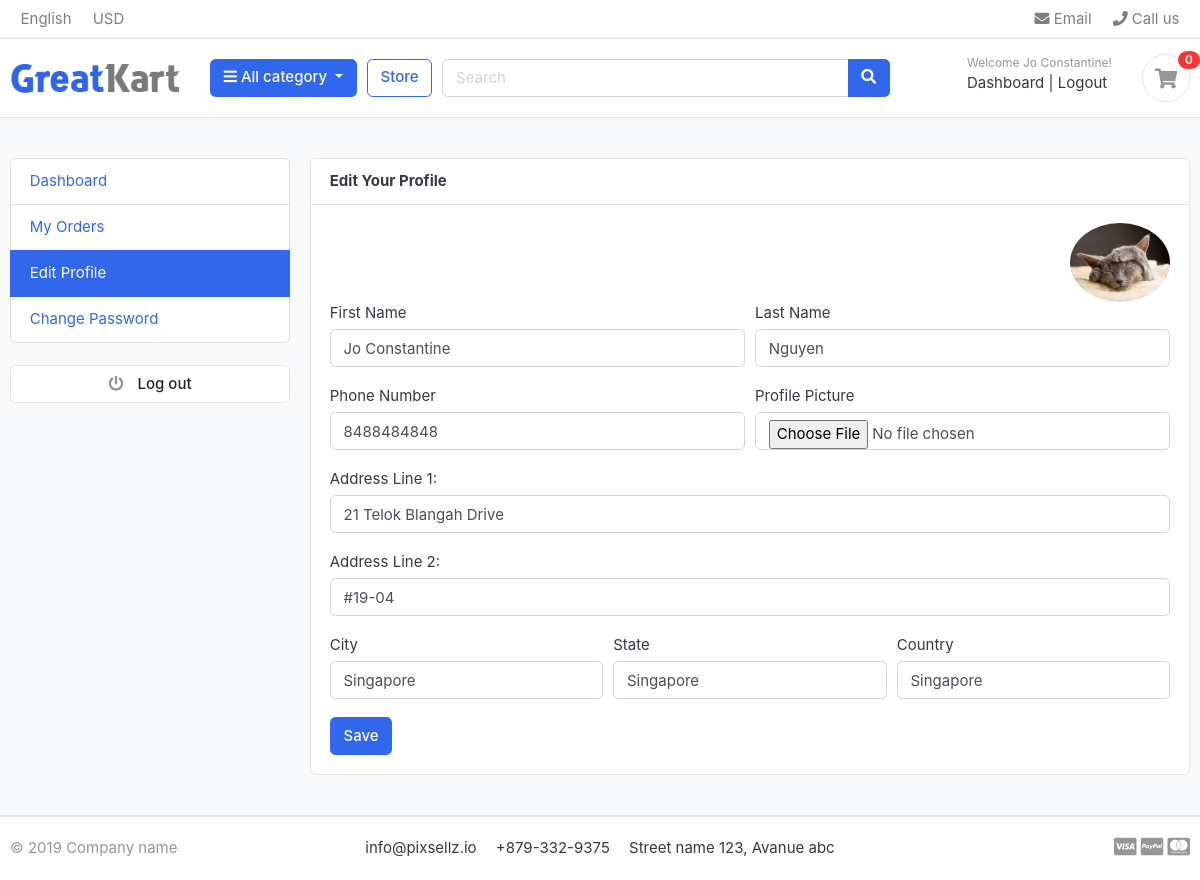
/accounts/edit_profile/ (signed in), run on the app's committed database.
### accounts/models.py (models this page shows, shortened)
class Account(AbstractBaseUser):
    first_name = models.CharField(max_length=50)
    last_name = models.CharField(max_length=50)
    username = models.CharField(max_length=50, unique=True)
    email = models.EmailField(unique=True)
    phone_number = models.CharField(max_length=50)
    date_joined = models.DateTimeField(auto_now_add=True)
    last_login = models.DateTimeField(auto_now_add=True)
    is_admin = models.BooleanField(default=False)
    is_staff = models.BooleanField(default=False)
    is_active = models.BooleanField(default=False)
    is_superadmin = models.BooleanField(default=False)
    USERNAME_FIELD = "email"  # use email to login
    REQUIRED_FIELDS = ["username", "first_name", "last_name"]
    object = MyAccountManager()

class UserProfile(models.Model):
    user = models.OneToOneField(Account, on_delete=models.CASCADE)
    address_line_1 = models.CharField(blank=True, max_length=100)
    address_line_2 = models.CharField(blank=True, max_length=100)
    profile_picture = models.ImageField(blank=True, upload_to="userprofile")
    city = models.CharField(blank=True, max_length=20)
    state = models.CharField(blank=True, max_length=20)
    country = models.CharField(blank=True, max_length=20)

### accounts/views.py (the view)
# urls.py: path("edit_profile/", views.edit_profile, name="edit_profile"),
@login_required(login_url="login")
def edit_profile(request):
    user_profile = get_object_or_404(UserProfile, user=request.user)
    if request.method == "POST":
        user_form = UserForm(request.POST, instance=request.user)
        profile_form = UserProfileForm(
            request.POST, request.FILES, instance=user_profile
        )
        if user_form.is_valid() and profile_form.is_valid():
            user_form.save()
            profile_form.save()
            messages.success(request, "Your profile has been successfully updated.")
            return redirect("dashboard")
    else:
        user_form = UserForm(instance=request.user)
        profile_form = UserProfileForm(instance=user_profile)
    context = {
        "user_form": user_form,
        "profile_form": profile_form,
        "user_profile": user_profile,
    }
    return render(request, "accounts/edit_profile.html", context)

### accounts/forms.py
class UserForm(forms.ModelForm):
    class Meta:
        model = Account
        fields = ("first_name", "last_name", "phone_number")
    def __init__(self, *args, **kwargs):
        super(UserForm, self).__init__(*args, **kwargs)
        for field in self.fields:
            self.fields[field].widget.attrs["class"] = "form-control"

class UserProfileForm(forms.ModelForm):
    profile_picture = forms.ImageField(
        required=False,
        error_messages={"invalid": ("Image files only",)},
        widget=forms.FileInput,
    )
    class Meta:
        model = UserProfile
        fields = (
            "address_line_1",
            "address_line_2",
            "city",
            "state",
            "country",
            "profile_picture",
        )
    def __init__(self, *args, **kwargs):
        super(UserProfileForm, self).__init__(*args, **kwargs)
        for field in self.fields:
            self.fields[field].widget.attrs["class"] = "form-control"

### carts/context_processor.py (called while the page is built)
def counter(request):
    cart_count = 0
    if "admin" in request.path:
        return {}
    else:
        try:
            if request.user and request.user.is_authenticated:
                cart_items = CartItem.objects.filter(user=request.user, is_active=True)
            else:
                cart = Cart.objects.filter(cart_id=_cart_id(request))
                cart_items = CartItem.objects.filter(cart=cart[:1], is_active=True)
            for cart_item in cart_items:
                cart_count += cart_item.quantity
        except Cart.DoesNotExist:
            pass
    return dict(cart_count=cart_count)

### category/context_processor.py (called while the page is built)
def category_menu_links(request):
    links = Category.objects.all()
    return dict(category_links=links)

### category/models.py (called while the page is built)
    def get_url(self):
        return reverse("products_by_category", args=[self.slug])

### templates/accounts/edit_profile.html (shortened to what this page needs)
{% extends 'base.html' %}
{% block content %}
<section class="section-conten padding-y bg">
<div class="container">
	<div class="row">
	{% include 'includes/dashboard_sidebar.html' %}
	<main class="col-md-9">
		<article class="card">
		<header class="card-header">
			<strong class="d-inline-block mr-3">Edit Your Profile</strong>
		</header>
		<div class="card-body">
			<div class="text-right">
				<img src="{{ user_profile.profile_picture.url }}" alt="Profile Picture" width="100px"
					style="border-radius:50%;">
			</div>
			<div class="row">
				<div class="col-md-12">
					<form action="{% url 'edit_profile' %}" method="POST"
						enctype="multipart/form-data">
						<div class="form-row">
							<div class="form-group col-md-6">
								<label>First Name</label>
								{{ user_form.first_name }}
							</div>
							<div class="form-group col-md-6">
								<label>Last Name</label>
								{{ user_form.last_name }}
							</div>
						</div>
						<div class="form-row">
							<div class="form-group col-md-6">
								<label>Phone Number</label>
								{{ user_form.phone_number }}
							</div>
							<div class="form-group col-md-6">
								<label>Profile Picture</label>
								{{ profile_form.profile_picture }}
							</div>
						</div>
						<div class="form-group">
							<label>Address Line 1:</label>
							{{ profile_form.address_line_1 }}
						</div>
						<div class="form-group">
							<label>Address Line 2:</label>
							{{ profile_form.address_line_2 }}
						</div>
						<div class="form-row">
							<div class="form-group col-md-4">
								<label>City</label>
								{{ profile_form.city }}
							</div>
							<div class="form-group col-md-4">
								<label>State</label>
								{{ profile_form.state }}
							</div>
							<div class="form-group col-md-4">
								<label>Country</label>
								{{ profile_form.country }}
							</div>
						</div>
						<input type="submit" value="Save" class="btn btn-primary">
					</form>
				</div>
			</div>
		</div>
		</article>
	</main>
</div>
</div>
</section>
{% endblock %}

### templates/includes/navbar.html (shortened to what this page needs)
{% load static %}
<header class="section-header">
  <nav class="navbar p-md-0 navbar-expand-sm navbar-light border-bottom">
    <div class="container">
      <div class="collapse navbar-collapse" id="navbarTop4">
        <ul class="navbar-nav mr-auto">
          <li class="nav-item dropdown">
            <a href="#" class="nav-link"> English </a>
          </li>
          <li class="nav-item dropdown">
            <a href="#" class="nav-link"> USD </a>
          </li>
        </ul>
        <ul class="navbar-nav">
          <li>
            <a href="#" class="nav-link">
              <i class="fa fa-envelope"></i> Email
            </a>
          </li>
          <li>
            <a href="#" class="nav-link">
              <i class="fa fa-phone"></i> Call us
            </a>
          </li>
        </ul>
      </div>
    </div>
  </nav>
  <section class="header-main border-bottom">
    <div class="container">
      <div class="row align-items-center">
        <div class="col-lg-2 col-md-3 col-6">
          <a href="{% url 'home' %}" class="brand-wrap">
            <img class="logo" src="{%static 'images/logo.png'%}" />
          </a>
        </div>
        <div class="col-lg col-sm col-md col-6 flex-grow-0">
          <div class="category-wrap dropdown d-inline-block float-right">
            <button type="button" class="btn btn-primary dropdown-toggle" data-toggle="dropdown">
              <i class="fa fa-bars"></i> All category
            </button>
          </div>
        </div>
        <a href="{% url 'store' %}" class="btn btn-outline-primary">Store</a>
        <div class="col-lg col-md-6 col-sm-12 col">
          <form action="{% url 'search' %}" class="search" method="GET">
            <div class="input-group w-100">
              <input type="text" class="form-control" style="width: 60%" placeholder="Search" name="keyword"/>
              <div class="input-group-append">
                <button class="btn btn-primary" type="submit">
                  <i class="fa fa-search"></i>
                </button>
              </div>
            </div>
          </form>
        </div>
        <div class="col-lg-3 col-sm-6 col-8 order-2 order-lg-3">
          <div class="d-flex justify-content-end mb-3 mb-lg-0">
          {% if user.id is None %}
            <div class="widget-header">
              <small class="title text-muted">Welcome guest!</small>
              <div>
                <a href="{% url 'login' %}">Sign in</a>
                <span class="dark-transp"> | </span>
                <a href="{% url 'register' %}"> Register</a>
              </div>
            </div>
          {% else %}
            <div class="widget-header">
              <small class="title text-muted">Welcome {{ user.first_name }}!</small>
              <div>
                <a href="{% url 'dashboard' %}">Dashboard</a>
                <span class="dark-transp"> | </span>
                <a href="{% url 'logout' %}"> Logout</a>
              </div>
            </div>
          {% endif %}
            <a href="{% url 'cart' %}" class="widget-header pl-3 ml-3">
              <div class="icon icon-sm rounded-circle border">
                <i class="fa fa-shopping-cart"></i>
              </div>
              <span class="badge badge-pill badge-danger notify">{{ cart_count }}</span>
            </a>
          </div>
        </div>
      </div>
    </div>
  </section>
</header>

### greatkart/static/css/ui.css (style rules this page uses)
html { font-family: "Inter", sans-serif; font-size: 15px; }
.icon-xs, .icon-sm, .icon-md, .icon-lg { display: inline-block; text-align: center; flex-shrink: 0; flex-grow: 0; }
.icon-sm { width: 48px; height: 48px; line-height: 48px !important; font-size: 20px; }
.padding-y { padding-top: 40px; padding-bottom: 40px; }
article:after, .form-group:after { display: block; clear: both; content: ""; }
.bg { background-color: #f8f9fa; }
.header-main { position: relative; padding-top: 1rem; padding-bottom: 1rem; }
.brand-wrap .logo, .navbar-brand .logo { margin-right: 7px; max-height: 42px; display: inline-block; }
.widget-header { display: inline-block; vertical-align: middle; position: relative; }
.widget-header a { color: #343a40; }
.widget-header i { color: #969696; }
.widget-header .title { display: block; }
.widget-header .notify { position: absolute; top: -3px; right: -10px; }
.notify { position: absolute; top: -4px; right: -10px; display: inline-block; padding: 0.25em 0.6em; font-size: 12px; line-height: 1; text-align: center; border-radius: 3rem; color: #fff; background-color: #fa3434; }

### data on the page
Account: first_name "Jo Constantine", last_name "Nguyen", phone_number "8488484848"
UserProfile: profile_picture (picture), address_line_1 "21 Telok Blangah Drive", address_line_2 "#19-04", city "Singapore", state "Singapore", country "Singapore"

### other printed values
{{ cart_count }} "0"
